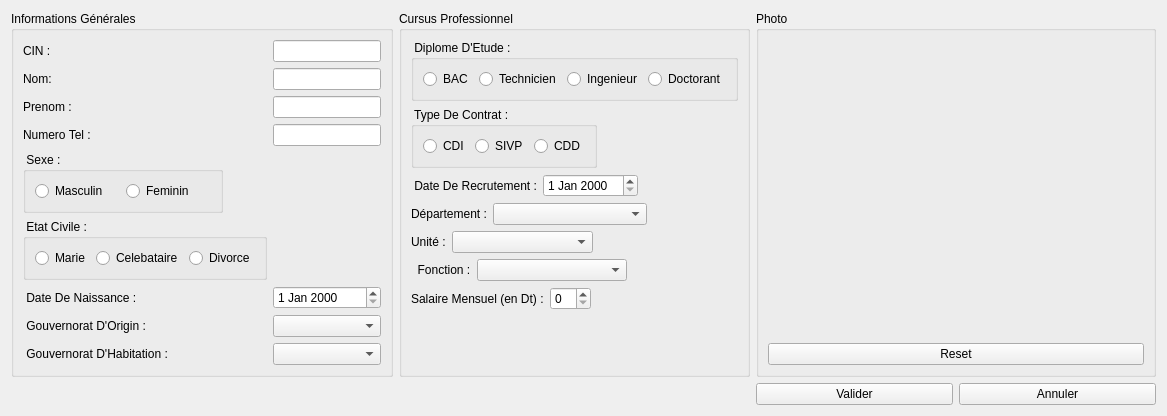
                  <widget class="QWidget" name="tab">
                   <attribute name="title">
                    <string>Ajouter Un Personnel</string>
                   </attribute>
                   <layout class="QGridLayout" name="gridLayout_3">
                    <item row="1" column="2">
                     <layout class="QHBoxLayout" name="horizontalLayout_10">
                      <item>
                       <widget class="QPushButton" name="vAjouterPers">
                        <property name="text">
                         <string>Valider</string>
                        </property>
                       </widget>
                      </item>
                      <item>
                       <widget class="QPushButton" name="annulerAjoutPers">
                        <property name="text">
                         <string>Annuler</string>
                        </property>
                       </widget>
                      </item>
                     </layout>
                    </item>
                    <item row="0" column="0">
                     <widget class="QGroupBox" name="groupBox">
                      <property name="title">
                       <string>Informations Générales</string>
                      </property>
                      <layout class="QFormLayout" name="formLayout">
                       <item row="0" column="0">
                        <widget class="QLabel" name="label_19">
                         <property name="text">
                          <string>CIN :</string>
                         </property>
                        </widget>
                       </item>
                       <item row="0" column="1">
                        <widget class="QLineEdit" name="cin">
                         <property name="text">
                          <string/>
                         </property>
                        </widget>
                       </item>
                       <item row="1" column="0">
                        <widget class="QLabel" name="label_5">
                         <property name="text">
                          <string>Nom:</string>
                         </property>
                        </widget>
                       </item>
                       <item row="1" column="1">
                        <widget class="QLineEdit" name="nom"/>
                       </item>
                       <item row="2" column="0">
                        <widget class="QLabel" name="label_6">
                         <property name="text">
                          <string>Prenom :</string>
                         </property>
                        </widget>
                       </item>
                       <item row="2" column="1">
                        <widget class="QLineEdit" name="prenom"/>
                       </item>
                       <item row="3" column="0">
                        <widget class="QLabel" name="label_20">
                         <property name="text">
                          <string>Numero Tel :</string>
                         </property>
                        </widget>
                       </item>
                       <item row="3" column="1">
                        <widget class="QLineEdit" name="numTel"/>
                       </item>
                       <item row="4" column="0" colspan="2">
                        <widget class="QGroupBox" name="groupBox_7">
                         <property name="minimumSize">
                          <size>
                           <width>0</width>
                           <height>60</height>
                          </size>
                         </property>
                         <property name="maximumSize">
                          <size>
                           <width>200</width>
                           <height>16777215</height>
                          </size>
                         </property>
                         <property name="title">
                          <string> Sexe :</string>
                         </property>
                         <layout class="QHBoxLayout" name="horizontalLayout_6">
                          <item>
                           <widget class="QRadioButton" name="masculin">
                            <property name="text">
                             <string>Masculin</string>
                            </property>
                           </widget>
                          </item>
                          <item>
                           <widget class="QRadioButton" name="feminin">
                            <property name="text">
                             <string>Feminin</string>
                            </property>
                           </widget>
                          </item>
                         </layout>
                        </widget>
                       </item>
                       <item row="5" column="0">
                        <widget class="QGroupBox" name="groupBox_10">
                         <property name="title">
                          <string> Etat Civile :</string>
                         </property>
                         <layout class="QHBoxLayout" name="horizontalLayout_7">
                          <item>
                           <widget class="QRadioButton" name="marie">
                            <property name="text">
                             <string>Marie</string>
                            </property>
                           </widget>
                          </item>
                          <item>
                           <widget class="QRadioButton" name="celeb">
                            <property name="text">
                             <string>Celebataire</string>
                            </property>
                           </widget>
                          </item>
                          <item>
                           <widget class="QRadioButton" name="divorce">
                            <property name="text">
                             <string>Divorce</string>
                            </property>
                           </widget>
                          </item>
                         </layout>
                        </widget>
                       </item>
                       <item row="6" column="0">
                        <widget class="QLabel" name="label_7">
                         <property name="text">
                          <string> Date De Naissance :</string>
                         </property>
                        </widget>
                       </item>
                       <item row="6" column="1">
                        <widget class="QDateEdit" name="dateNaissance"/>
                       </item>
                       <item row="7" column="0">
                        <widget class="QLabel" name="label_9">
                         <property name="text">
                          <string> Gouvernorat D'Origin :</string>
                         </property>
                        </widget>
                       </item>
                       <item row="7" column="1">
                        <widget class="QComboBox" name="gouvernoratHabitation">
                         <item>
                          <property name="text">
                           <string/>
                          </property>
                         </item>
                         <item>
                          <property name="text">
                           <string>Ariana</string>
                          </property>
                         </item>
                         <item>
                          <property name="text">
                           <string>Beja</string>
                          </property>
                         </item>
                         <item>
                          <property name="text">
                           <string>Ben Arous</string>
                          </property>
                         </item>
                         <item>
                          <property name="text">
                           <string>Bizerte</string>
                          </property>
                         </item>
                         <item>
                          <property name="text">
                           <string>Gabes</string>
                          </property>
                         </item>
                         <item>
                          <property name="text">
                           <string>Gafsa</string>
                          </property>
                         </item>
                         <item>
                          <property name="text">
                           <string>Jendouba</string>
                          </property>
                         </item>
                         <item>
                          <property name="text">
                           <string>Kairouan</string>
                          </property>
                         </item>
                         <item>
                          <property name="text">
                           <string>Kasserine</string>
                          </property>
                         </item>
                         <item>
                          <property name="text">
                           <string>Kebili</string>
                          </property>
                         </item>
                         <item>
                          <property name="text">
                           <string>Le Kef</string>
                          </property>
                         </item>
                         <item>
                          <property name="text">
                           <string>Mahdia</string>
                          </property>
                         </item>
                         <item>
                          <property name="text">
                           <string>La Manouba</string>
                          </property>
                         </item>
                         <item>
                          <property name="text">
                           <string>Medenine</string>
                          </property>
                         </item>
                         <item>
                          <property name="text">
                           <string>Monastir</string>
                          </property>
                         </item>
                         <item>
                          <property name="text">
                           <string>Nabeul</string>
                          </property>
                         </item>
                         <item>
                          <property name="text">
                           <string>Sfax</string>
                          </property>
                         </item>
                         <item>
                          <property name="text">
                           <string>Sidi Bouzid</string>
                          </property>
                         </item>
                         <item>
                          <property name="text">
                           <string>Siliana</string>
                          </property>
                         </item>
                         <item>
                          <property name="text">
                           <string>Sousse</string>
                          </property>
                         </item>
                         <item>
                          <property name="text">
                           <string>Tataouine</string>
                          </property>
                         </item>
                         <item>
                          <property name="text">
                           <string>Tozeur</string>
                          </property>
                         </item>
                         <item>
                          <property name="text">
                           <string>Tunis</string>
                          </property>
                         </item>
                         <item>
                          <property name="text">
                           <string>Zaghouan</string>
                          </property>
                         </item>
                        </widget>
                       </item>
                       <item row="8" column="0">
                        <widget class="QLabel" name="label_8">
                         <property name="text">
                          <string> Gouvernorat D'Habitation :</string>
                         </property>
                        </widget>
                       </item>
                       <item row="8" column="1">
                        <widget class="QComboBox" name="gouvernoratOrigin">
                         <item>
                          <property name="text">
                           <string/>
                          </property>
                         </item>
                         <item>
                          <property name="text">
                           <string>Ariana</string>
                          </property>
                         </item>
                         <item>
                          <property name="text">
                           <string>Beja</string>
                          </property>
                         </item>
                         <item>
                          <property name="text">
                           <string>Ben Arous</string>
                          </property>
                         </item>
                         <item>
                          <property name="text">
                           <string>Bizerte</string>
                          </property>
                         </item>
                         <item>
                          <property name="text">
                           <string>Gabes</string>
                          </property>
                         </item>
                         <item>
                          <property name="text">
                           <string>Gafsa</string>
                          </property>
                         </item>
                         <item>
                          <property name="text">
                           <string>Jendouba</string>
                          </property>
                         </item>
                         <item>
                          <property name="text">
                           <string>Kairouan</string>
                          </property>
                         </item>
                         <item>
                          <property name="text">
                           <string>Kasserine</string>
                          </property>
                         </item>
                         <item>
                          <property name="text">
                           <string>Kebili</string>
                          </property>
                         </item>
                         <item>
                          <property name="text">
                           <string>Le Kef</string>
                          </property>
                         </item>
                         <item>
                          <property name="text">
                           <string>Mahdia</string>
                          </property>
                         </item>
                         <item>
                          <property name="text">
                           <string>La Manouba</string>
                          </property>
                         </item>
                         <item>
                          <property name="text">
                           <string>Medenine</string>
                          </property>
                         </item>
                         <item>
                          <property name="text">
                           <string>Monastir</string>
                          </property>
                         </item>
                         <item>
                          <property name="text">
                           <string>Nabeul</string>
                          </property>
                         </item>
                         <item>
                          <property name="text">
                           <string>Sfax</string>
                          </property>
                         </item>
                         <item>
                          <property name="text">
                           <string>Sidi Bouzid</string>
                          </property>
                         </item>
                         <item>
                          <property name="text">
                           <string>Siliana</string>
                          </property>
                         </item>
                         <item>
                          <property name="text">
                           <string>Sousse</string>
                          </property>
                         </item>
                         <item>
                          <property name="text">
                           <string>Tataouine</string>
                          </property>
                         </item>
                         <item>
                          <property name="text">
                           <string>Tozeur</string>
                          </property>
                         </item>
                         <item>
                          <property name="text">
                           <string>Tunis</string>
                          </property>
                         </item>
                         <item>
                          <property name="text">
                           <string>Zaghouan</string>
                          </property>
                         </item>
                        </widget>
                       </item>
                      </layout>
                     </widget>
                    </item>
                    <item row="0" column="2">
                     <widget class="QGroupBox" name="grpPhotoPers_2">
                      <property name="minimumSize">
                       <size>
                        <width>400</width>
                        <height>0</height>
                       </size>
                      </property>
                      <property name="title">
                       <string>Photo</string>
                      </property>
                      <layout class="QVBoxLayout" name="verticalLayout_4">
                       <item>
                        <widget class="QLabel" name="imagePers">
                         <property name="text">
                          <string/>
                         </property>
                        </widget>
                       </item>
                       <item>
                        <widget class="QPushButton" name="resetImgPers">
                         <property name="text">
                          <string>Reset</string>
                         </property>
                        </widget>
                       </item>
                      </layout>
                     </widget>
                    </item>
                    <item row="0" column="1">
                     <widget class="QGroupBox" name="groupBox_2">
                      <property name="title">
                       <string>Cursus Professionnel</string>
                      </property>
                      <layout class="QFormLayout" name="formLayout_2">
                       <item row="0" column="0">
                        <widget class="QGroupBox" name="groupBox_11">
                         <property name="title">
                          <string> Diplome D'Etude :</string>
                         </property>
                         <layout class="QHBoxLayout" name="horizontalLayout_8">
                          <item>
                           <widget class="QRadioButton" name="bac">
                            <property name="text">
                             <string>BAC</string>
                            </property>
                           </widget>
                          </item>
                          <item>
                           <widget class="QRadioButton" name="technicien">
                            <property name="text">
                             <string>Technicien</string>
                            </property>
                           </widget>
                          </item>
                          <item>
                           <widget class="QRadioButton" name="ingenieur">
                            <property name="text">
                             <string>Ingenieur</string>
                            </property>
                           </widget>
                          </item>
                          <item>
                           <widget class="QRadioButton" name="doctorant">
                            <property name="text">
                             <string>Doctorant</string>
                            </property>
                           </widget>
                          </item>
                         </layout>
                        </widget>
                       </item>
                       <item row="1" column="0">
                        <widget class="QGroupBox" name="groupBox_12">
                         <property name="title">
                          <string> Type De Contrat :</string>
                         </property>
                         <layout class="QHBoxLayout" name="horizontalLayout_9">
                          <item>
                           <widget class="QRadioButton" name="cdi">
                            <property name="text">
                             <string>CDI</string>
                            </property>
                           </widget>
                          </item>
                          <item>
                           <widget class="QRadioButton" name="sivp">
                            <property name="text">
                             <string>SIVP</string>
                            </property>
                           </widget>
                          </item>
                          <item>
                           <widget class="QRadioButton" name="cdd">
                            <property name="text">
                             <string>CDD</string>
                            </property>
                           </widget>
                          </item>
                         </layout>
                        </widget>
                       </item>
                       <item row="2" column="0">
                        <layout class="QHBoxLayout" name="horizontalLayout_27">
                         <item>
                          <widget class="QLabel" name="label_13">
                           <property name="text">
                            <string> Date De Recrutement :</string>
                           </property>
                          </widget>
                         </item>
                         <item>
                          <widget class="QDateEdit" name="dateRecrutement"/>
                         </item>
                        </layout>
                       </item>
                       <item row="3" column="0">
                        <layout class="QHBoxLayout" name="horizontalLayout_28">
                         <item>
                          <widget class="QLabel" name="label_17">
                           <property name="text">
                            <string>Département :</string>
                           </property>
                          </widget>
                         </item>
                         <item>
                          <widget class="QComboBox" name="departement">
                           <item>
                            <property name="text">
                             <string/>
                            </property>
                           </item>
                           <item>
                            <property name="text">
                             <string>Ressources Humaines</string>
                            </property>
                           </item>
                           <item>
                            <property name="text">
                             <string>Stock</string>
                            </property>
                           </item>
                           <item>
                            <property name="text">
                             <string>Achats</string>
                            </property>
                           </item>
                           <item>
                            <property name="text">
                             <string>Ventes</string>
                            </property>
                           </item>
                           <item>
                            <property name="text">
                             <string>Ameliorations</string>
                            </property>
                           </item>
                           <item>
                            <property name="text">
                             <string>Materiel</string>
                            </property>
                           </item>
                          </widget>
                         </item>
                        </layout>
                       </item>
                       <item row="4" column="0">
                        <layout class="QHBoxLayout" name="horizontalLayout_29">
                         <item>
                          <widget class="QLabel" name="label_12">
                           <property name="text">
                            <string>Unité :</string>
                           </property>
                          </widget>
                         </item>
                         <item>
                          <widget class="QComboBox" name="unite">
                           <item>
                            <property name="text">
                             <string/>
                            </property>
                           </item>
                           <item>
                            <property name="text">
                             <string>Personnels</string>
                            </property>
                           </item>
                           <item>
                            <property name="text">
                             <string>Profils</string>
                            </property>
                           </item>
                           <item>
                            <property name="text">
                             <string>Matieres Premieres</string>
                            </property>
                           </item>
                           <item>
                            <property name="text">
                             <string>Produits Finis</string>
                            </property>
                           </item>
                           <item>
                            <property name="text">
                             <string>Fournisseurs</string>
                            </property>
                           </item>
                           <item>
                            <property name="text">
                             <string>Commandes Achats</string>
                            </property>
                           </item>
                           <item>
                            <property name="text">
                             <string>Clients</string>
                            </property>
                           </item>
                           <item>
                            <property name="text">
                             <string>Commandes Ventes</string>
                            </property>
                           </item>
                           <item>
                            <property name="text">
                             <string>Projets</string>
                            </property>
                           </item>
                           <item>
                            <property name="text">
                             <string>Formations</string>
                            </property>
                           </item>
                           <item>
                            <property name="text">
                             <string>Equipements</string>
                            </property>
                           </item>
                           <item>
                            <property name="text">
                             <string>Maintenances</string>
                            </property>
                           </item>
                          </widget>
                         </item>
                        </layout>
                       </item>
                       <item row="5" column="0">
                        <layout class="QHBoxLayout" name="horizontalLayout_30">
                         <item>
                          <widget class="QLabel" name="label_15">
                           <property name="text">
                            <string>  Fonction :</string>
                           </property>
                          </widget>
                         </item>
                         <item>
                          <widget class="QComboBox" name="fonction">
                           <item>
                            <property name="text">
                             <string/>
                            </property>
                           </item>
                           <item>
                            <property name="text">
                             <string>Chef De Departement</string>
                            </property>
                           </item>
                           <item>
                            <property name="text">
                             <string>Chef D Unite</string>
                            </property>
                           </item>
                           <item>
                            <property name="text">
                             <string>Ingenieur</string>
                            </property>
                           </item>
                           <item>
                            <property name="text">
                             <string>Technicien</string>
                            </property>
                           </item>
                           <item>
                            <property name="text">
                             <string>Ouvrier</string>
                            </property>
                           </item>
                           <item>
                            <property name="text">
                             <string>Chercheur</string>
                            </property>
                           </item>
                           <item>
                            <property name="text">
                             <string>Commercial</string>
                            </property>
                           </item>
                           <item>
                            <property name="text">
                             <string/>
                            </property>
                           </item>
                           <item>
                            <property name="text">
                             <string/>
                            </property>
                           </item>
                          </widget>
                         </item>
                        </layout>
                       </item>
                       <item row="6" column="0">
                        <layout class="QHBoxLayout" name="horizontalLayout_31">
                         <item>
                          <widget class="QLabel" name="label_16">
                           <property name="text">
                            <string>Salaire Mensuel (en Dt) :</string>
                           </property>
                          </widget>
                         </item>
                         <item>
                          <widget class="QSpinBox" name="salaire"/>
                         </item>
                        </layout>
                       </item>
                      </layout>
                     </widget>
                    </item>
                   </layout>
                  </widget>
